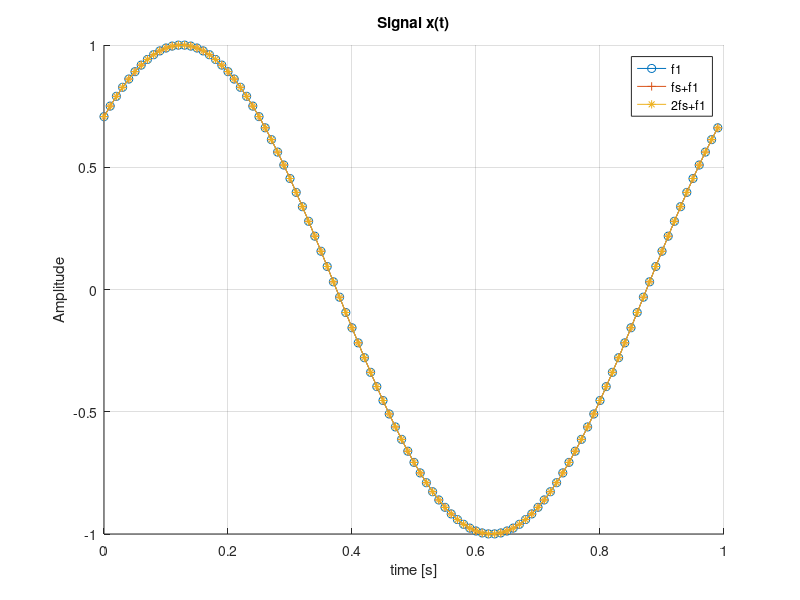
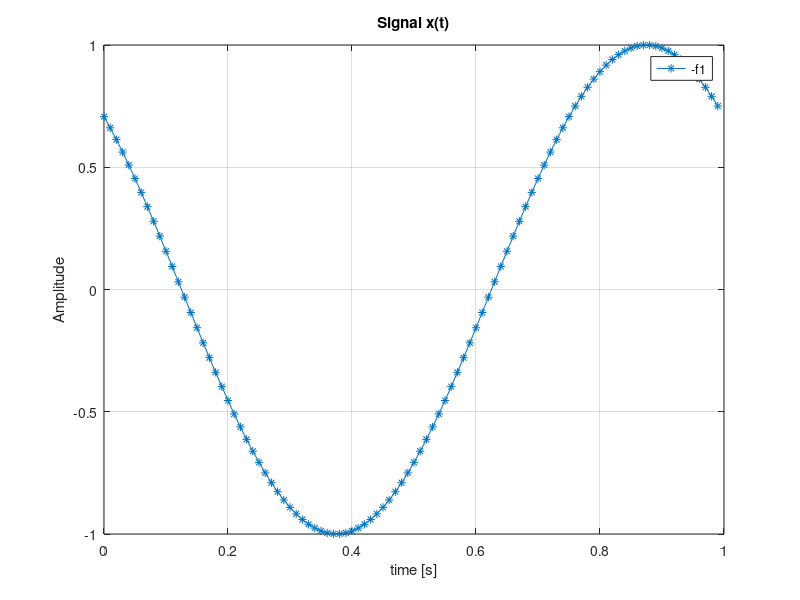

Write the MATLAB code that produced these figures, in order.
clear; close all;

fs = 100; Nx=100;         % sampling frequency (samples per second), number of samples
dt = 1/fs;                % sampling period = distance between two samples in seconds 
n = 0 : Nx-1;             % indexes of samples 
t = dt*n;                 % sampling times (many moments)
A1=1; f1=1; f2=fs+f1; f3=2*fs+f1; p1=pi/4;

x1 = A1*sin(2*pi*f1*t+p1);
x2 = A1*sin(2*pi*f2*t+p1);
x3 = A1*sin(2*pi*f3*t+p1);

figure(1)
hold on
plot(t,x1,'o-');
plot(t,x2,'+-');
plot(t,x3,'*-');

legend("f1", "fs+f1", "2fs+f1"); grid; title('Signal x(t)'); xlabel('time [s]'); ylabel('Amplitude');

f1=1; f2=fs-f1; f3=2*fs-f1;

x1 = A1*sin(2*pi*(-f1)*t+p1);
x2 = A1*sin(2*pi*f2*t+p1);
x3 = A1*sin(2*pi*f3*t+p1);

figure(2)
plot(t,x1,'o-');
plot(t,x2,'+-');
plot(t,x3,'*-');
legend("-f1", "fs-f1", "2fs-f1"); grid; title('Signal x(t)'); xlabel('time [s]'); ylabel('Amplitude');

fs = 8000; Nx=3*fs;
dt = 1/fs;
n = 0 : Nx-1; 
t = dt*n;

f1 = 200; f2=fs+f1; f3=2*fs+f1;

sound(x1, fs);
%sound(x2, fs);
%sound(x3, fs);
